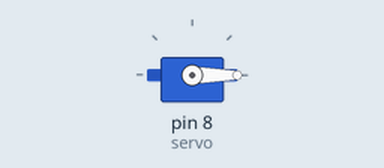
Simulated run of this sketch. Board: Arduino Uno, built with avr-gcc and run on an emulated ATmega328P. Shown: servo.

Above: at 0.1 s.
At 1.15 s:
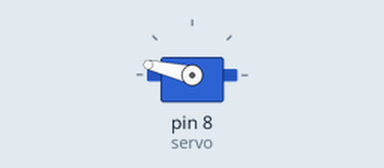
At 19.89 s:
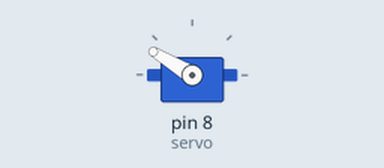
At 39.54 s:
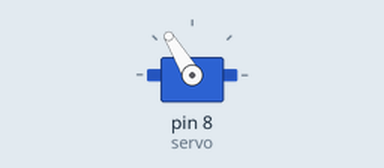
Timing chart, 0 to 40.0 s (numbered marks = the images above):
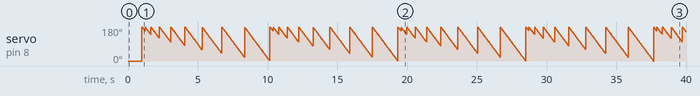

The sketch:

ServoTest.ino
```cpp
#include <Servo.h>//provides the library for the servo
//int angle = 0;//establishes variable
Servo servo;//builds a servo object and calls it "servo"

void setup() {
  Serial.begin(9600);//only needed for Serial.print
servo.attach(8);//connects servo to the 8th port on the Arduino
servo.write(0);//resets the servo at 0
delay(1000);//delay of 1 second

}

void loop() {

//servo.write(360);  //base code to test your device
//delay(1000);
//servo.write(0);
//delay(1000);

//for(angle = 180; angle <= 160; angle++){//moves servo from 180 to 160 degrees
//servo.write(angle);//writes the angle provided above
//delay(15);
//}
//for(angle = 180; angle > 160; angle--){//moves servo back to 180 from 160
//  servo.write(angle);//^
//  delay(15);
//}
//for(angle = 180; angle <= 140; angle++){//^
//servo.write(angle);
//delay(15);
//}
//for(angle = 180; angle >= 140; angle--){
// servo.write(angle);
// delay(15);
//}
//for(angle = 180; angle < 120; angle++){
//
//servo.write(angle);
//delay(15);
//}
//for(angle = 180; angle > 120; angle--){
//  servo.write(angle);
//  delay(15);
//}
//for(angle = 180; angle < 100; angle++){
//
//servo.write(angle);
//delay(15);
//}
//for(angle = 180; angle > 100; angle--){
//  servo.write(angle);
//  delay(15);
//}
//for(angle = 180; angle < 80; angle++){
//
//servo.write(angle);
//delay(15);
//}
//for(angle = 180; angle > 80; angle--){
//  servo.write(angle);
//  delay(15);
//}
//for(angle = 180; angle < 60; angle++){
//
//servo.write(angle);
//delay(15);
//}
//for(angle = 180; angle > 60; angle--){
//  servo.write(angle);
//  delay(15);
//}
//for(angle = 180; angle < 40; angle++){
//
//servo.write(angle);
//delay(15);
//}
//for(angle = 180; angle > 40; angle--){
//  servo.write(angle);
//  delay(15);
//}
//for(angle = 180; angle < 20; angle++){
//
//servo.write(angle);
//delay(15);
//}
//for(angle = 180; angle > 20; angle--){
//  servo.write(angle);
//  delay(15);
//}
//for(angle = 180; angle < 40; angle++){
//
//servo.write(angle);
//delay(15);
//}
//for(angle = 180; angle > 40; angle--){
//  servo.write(angle);
//  delay(15);
//}for(angle = 180; angle < 60; angle++){
//
//servo.write(angle);
//delay(15);
//}
//for(angle = 180; angle > 60; angle--){
//  servo.write(angle);
//  delay(15);
//}for(angle = 180; angle < 80; angle++){
//
//servo.write(angle);
//delay(15);
//}
//for(angle = 180; angle > 80; angle--){
//  servo.write(angle);
//  delay(15);
//}for(angle = 180; angle < 100; angle++){
//
//servo.write(angle);
//delay(15);
//}
//for(angle = 180; angle > 100; angle--){
//  servo.write(angle);
//  delay(15);
//}for(angle = 180; angle < 120; angle++){
//
//servo.write(angle);
//delay(15);
//}
//for(angle = 180; angle > 120; angle--){
//  servo.write(angle);
//  delay(15);
//}for(angle = 180; angle < 140; angle++){
//
//servo.write(angle);
//delay(15);
//}
//for(angle = 180; angle > 140; angle--){
//  servo.write(angle);
//  delay(15);
//}for(angle = 180; angle < 160; angle++){
//
//servo.write(angle);
//delay(15);
//}
//for(angle = 180; angle > 160; angle--){
//  servo.write(angle);
//  delay(15);
//}for(angle = 180; angle < 360; angle++){
//
//servo.write(angle);
//delay(15);
//}
//for(angle = 180; angle > 360; angle--){
//  servo.write(angle);
//  delay(15);


int forward = 20;//set these numbers to whatever you want
int backward = 1;

for(int p = 180; p >= 0; p-=forward){//this for loop does the same thing as all of the code above
  for(int angle = 180; angle >= p; angle-=backward){
    servo.write(angle);
    delay(10);//adjust speed
//    Serial.print("angle: ");//look in Serial monitor to see the angles
//    Serial.println(angle);//you can comment this to see the numbers
//    Serial.print("P :");
//    Serial.println(p);
  }
}
}
```
